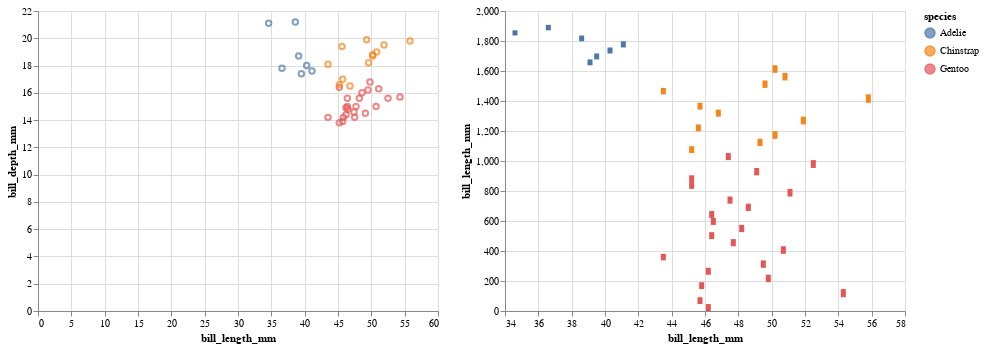

Notebook cell for this chart:
### Code cell
scatterplot= alt.Chart(df28).mark_point().encode(
    x=('bill_length_mm'),
    y=('bill_depth_mm'),
    color='species',

)
barPlot=alt.Chart(df28).mark_bar().encode(
     x=('bill_length_mm'),
    y=('bill_length_mm'),
    color='species',

).interactive()
alt.hconcat(scatterplot, barPlot) #concatenate two plots

### Figure 1 — Vega-Lite specification as saved in the notebook (floating-point values rounded to 4 significant figures)
{"config": {"view": {"continuousWidth": 400, "continuousHeight": 300}}, "hconcat": [{"mark": "point", "encoding": {"color": {"field": "species", "type": "nominal"}, "x": {"field": "bill_length_mm", "type": "quantitative"}, "y": {"field": "bill_depth_mm", "type": "quantitative"}}}, {"mark": "bar", "encoding": {"color": {"field": "species", "type": "nominal"}, "x": {"field": "bill_length_mm", "type": "quantitative"}, "y": {"field": "bill_length_mm", "type": "quantitative"}}, "selection": {"selector006": {"type": "interval", "bind": "scales", "encodings": ["x", "y"]}}}], "data": {"name": "data-9a034b6723ae0a0816abb8d4e5b74a30"}, "$schema": "https://vega.github.io/schema/vega-lite/v4.17.0.json", "datasets": {"data-9a034b6723ae0a0816abb8d4e5b74a30": [{"species": "Adelie", "island": "Torgersen", "bill_length_mm": 39.1, "bill_depth_mm": 18.7, "flipper_length_mm": 181, "body_mass_g": 3750, "sex": "male"}, {"species": "Adelie", "island": "Torgersen", "bill_length_mm": 39.5, "bill_depth_mm": 17.4, "flipper_length_mm": 186, "body_mass_g": 3800, "sex": "female"}, {"species": "Adelie", "island": "Torgersen", "bill_length_mm": 40.3, "bill_depth_mm": 18.0, "flipper_length_mm": 195, "body_mass_g": 3250, "sex": "female"}, {"species": "Adelie", "island": "Torgersen", "bill_length_mm": 41.1, "bill_depth_mm": 17.6, "flipper_length_mm": 182, "body_mass_g": 3200, "sex": "female"}, {"species": "Adelie", "island": "Torgersen", "bill_length_mm": 38.6, "bill_depth_mm": 21.2, "flipper_length_mm": 191, "body_mass_g": 3800, "sex": "male"}, {"species": "Adelie", "island": "Torgersen", "bill_length_mm": 34.6, "bill_depth_mm": 21.1, "flipper_length_mm": 198, "body_mass_g": 4400, "sex": "male"}, {"species": "Adelie", "island": "Torgersen", "bill_length_mm": 36.6, "bill_depth_mm": 17.8, "flipper_length_mm": 185, "body_mass_g": 3700, "sex": "female"}, {"species": "Gentoo", "island": "Biscoe", "bill_length_mm": 46.2, "bill_depth_mm": 14.9, "flipper_length_mm": 221, "body_mass_g": 5300, "sex": "male"}, {"species": "Gentoo", "island": "Biscoe", "bill_length_mm": 45.7, "bill_depth_mm": 13.9, "flipper_length_mm": 214, "body_mass_g": 4400, "sex": "female"}, {"species": "Gentoo", "island": "Biscoe", "bill_length_mm": 54.3, "bill_depth_mm": 15.7, "flipper_length_mm": 231, "body_mass_g": 5650, "sex": "male"}, {"species": "Gentoo", "island": "Biscoe", "bill_length_mm": 45.8, "bill_depth_mm": 14.2, "flipper_length_mm": 219, "body_mass_g": 4700, "sex": "female"}, {"species": "Gentoo", "island": "Biscoe", "bill_length_mm": 49.8, "bill_depth_mm": 16.8, "flipper_length_mm": 230, "body_mass_g": 5700, "sex": "male"}, {"species": "Gentoo", "island": "Biscoe", "bill_length_mm": 46.2, "bill_depth_mm": 14.4, "flipper_length_mm": 214, "body_mass_g": 4650, "sex": null}, {"species": "Gentoo", "island": "Biscoe", "bill_length_mm": 49.5, "bill_depth_mm": 16.2, "flipper_length_mm": 229, "body_mass_g": 5800, "sex": "male"}, {"species": "Gentoo", "island": "Biscoe", "bill_length_mm": 43.5, "bill_depth_mm": 14.2, "flipper_length_mm": 220, "body_mass_g": 4700, "sex": "female"}, {"species": "Gentoo", "island": "Biscoe", "bill_length_mm": 50.7, "bill_depth_mm": 15.0, "flipper_length_mm": 223, "body_mass_g": 5550, "sex": "male"}, {"species": "Gentoo", "island": "Biscoe", "bill_length_mm": 47.7, "bill_depth_mm": 15.0, "flipper_length_mm": 216, "body_mass_g": 4750, "sex": "female"}, {"species": "Gentoo", "island": "Biscoe", "bill_length_mm": 46.4, "bill_depth_mm": 15.6, "flipper_length_mm": 221, "body_mass_g": 5000, "sex": "male"}, {"species": "Gentoo", "island": "Biscoe", "bill_length_mm": 48.2, "bill_depth_mm": 15.6, "flipper_length_mm": 221, "body_mass_g": 5100, "sex": "male"}, {"species": "Gentoo", "island": "Biscoe", "bill_length_mm": 46.5, "bill_depth_mm": 14.8, "flipper_length_mm": 217, "body_mass_g": 5200, "sex": "female"}, {"species": "Gentoo", "island": "Biscoe", "bill_length_mm": 46.4, "bill_depth_mm": 15.0, "flipper_length_mm": 216, "body_mass_g": 4700, "sex": "female"}, {"species": "Gentoo", "island": "Biscoe", "bill_length_mm": 48.6, "bill_depth_mm": 16.0, "flipper_length_mm": 230, "body_mass_g": 5800, "sex": "male"}, {"species": "Gentoo", "island": "Biscoe", "bill_length_mm": 47.5, "bill_depth_mm": 14.2, "flipper_length_mm": 209, "body_mass_g": 4600, "sex": "female"}, {"species": "Gentoo", "island": "Biscoe", "bill_length_mm": 51.1, "bill_depth_mm": 16.3, "flipper_length_mm": 220, "body_mass_g": 6000, "sex": "male"}, {"species": "Gentoo", "island": "Biscoe", "bill_length_mm": 45.2, "bill_depth_mm": 13.8, "flipper_length_mm": 215, "body_mass_g": 4750, "sex": "female"}, {"species": "Gentoo", "island": "Biscoe", "bill_length_mm": 45.2, "bill_depth_mm": 16.4, "flipper_length_mm": 223, "body_mass_g": 5950, "sex": "male"}, {"species": "Gentoo", "island": "Biscoe", "bill_length_mm": 49.1, "bill_depth_mm": 14.5, "flipper_length_mm": 212, "body_mass_g": 4625, "sex": "female"}, {"species": "Gentoo", "island": "Biscoe", "bill_length_mm": 52.5, "bill_depth_mm": 15.6, "flipper_length_mm": 221, "body_mass_g": 5450, "sex": "male"}, {"species": "Gentoo", "island": "Biscoe", "bill_length_mm": 47.4, "bill_depth_mm": 14.6, "flipper_length_mm": 212, "body_mass_g": 4725, "sex": "female"}, {"species": "Chinstrap", "island": "Dream", "bill_length_mm": 45.2, "bill_depth_mm": 16.6, "flipper_length_mm": 191, "body_mass_g": 3250, "sex": "female"}, {"species": "Chinstrap", "island": "Dream", "bill_length_mm": 49.3, "bill_depth_mm": 19.9, "flipper_length_mm": 203, "body_mass_g": 4050, "sex": "male"}, {"species": "Chinstrap", "island": "Dream", "bill_length_mm": 50.2, "bill_depth_mm": 18.8, "flipper_length_mm": 202, "body_mass_g": 3800, "sex": "male"}, {"species": "Chinstrap", "island": "Dream", "bill_length_mm": 45.6, "bill_depth_mm": 19.4, "flipper_length_mm": 194, "body_mass_g": 3525, "sex": "female"}, {"species": "Chinstrap", "island": "Dream", "bill_length_mm": 51.9, "bill_depth_mm": 19.5, "flipper_length_mm": 206, "body_mass_g": 3950, "sex": "male"}, {"species": "Chinstrap", "island": "Dream", "bill_length_mm": 46.8, "bill_depth_mm": 16.5, "flipper_length_mm": 189, "body_mass_g": 3650, "sex": "female"}, {"species": "Chinstrap", "island": "Dream", "bill_length_mm": 45.7, "bill_depth_mm": 17.0, "flipper_length_mm": 195, "body_mass_g": 3650, "sex": "female"}, {"species": "Chinstrap", "island": "Dream", "bill_length_mm": 55.8, "bill_depth_mm": 19.8, "flipper_length_mm": 207, "body_mass_g": 4000, "sex": "male"}, {"species": "Chinstrap", "island": "Dream", "bill_length_mm": 43.5, "bill_depth_mm": 18.1, "flipper_length_mm": 202, "body_mass_g": 3400, "sex": "female"}, {"species": "Chinstrap", "island": "Dream", "bill_length_mm": 49.6, "bill_depth_mm": 18.2, "flipper_length_mm": 193, "body_mass_g": 3775, "sex": "male"}, {"species": "Chinstrap", "island": "Dream", "bill_length_mm": 50.8, "bill_depth_mm": 19.0, "flipper_length_mm": 210, "body_mass_g": 4100, "sex": "male"}, {"species": "Chinstrap", "island": "Dream", "bill_length_mm": 50.2, "bill_depth_mm": 18.7, "flipper_length_mm": 198, "body_mass_g": 3775, "sex": "female"}]}}
